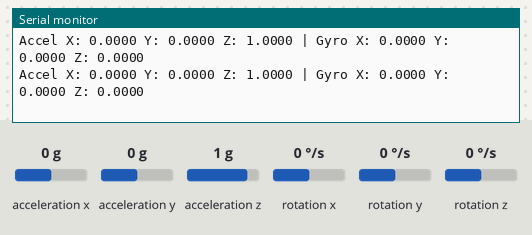
The sketch below on a simulated Arduino Uno, built with avr-gcc and run on an emulated ATmega328P. Shown: the last lines printed to the serial monitor. The test bench sets the inputs (shaded band); at power-on: acceleration x 0 g, acceleration y 0 g, acceleration z 1 g, rotation x 0 °/s, rotation y 0 °/s, rotation z 0 °/s.

Above: at 1.2 s.
1.3 s: acceleration x set to -1.4 g
At 1.59 s:
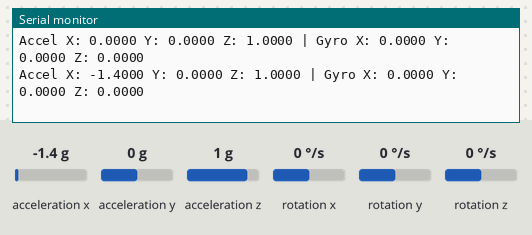
2.8 s: acceleration y set to -1.4 g
At 2.82 s:
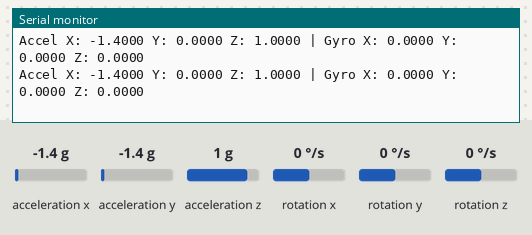
4.3 s: acceleration z set to -1.4 g
At 4.46 s:
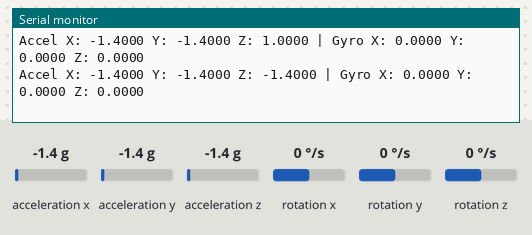
5.8 s: rotation x set to -192 °/s
At 5.9 s:
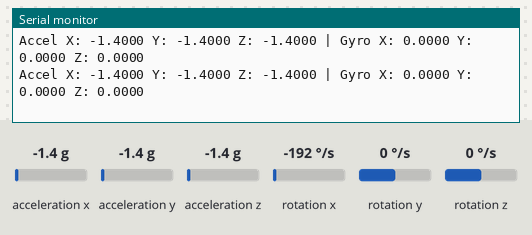
7.3 s: rotation y set to -192 °/s
At 7.34 s:
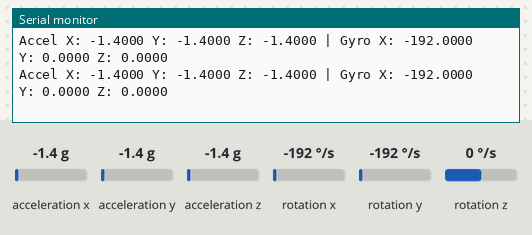

Measured:
- after the input at 1.3 s, the serial monitor: prints a new line after 0.14 s (image 1)
- after the input at 4.3 s, the serial monitor: prints a new line at once (image 3)

The sketch:

BalanceBot-CheckIMU.ino
```cpp
#include <LSM6DS3.h>
#include <Wire.h>

// Create an instance of the LSM6DS3 sensor
LSM6DS3 myIMU(I2C_MODE, 0x6A);    // I2C device address 0x6A

void setup() {
  Serial.begin(115200);
  while (!Serial); // Wait for Serial Monitor to open

  if (myIMU.begin() != 0) {
    Serial.println("IMU error! Check if you have the 'Sense' version.");
    while (1);
  } else {
    Serial.println("IMU initialized successfully!");
  }
}

void loop() {
  // Accelerometer data (G's)
  Serial.print("Accel X: "); Serial.print(myIMU.readFloatAccelX(), 4);
  Serial.print(" Y: "); Serial.print(myIMU.readFloatAccelY(), 4);
  Serial.print(" Z: "); Serial.print(myIMU.readFloatAccelZ(), 4);

  // Gyroscope data (Degrees per second)
  Serial.print(" | Gyro X: "); Serial.print(myIMU.readFloatGyroX(), 4);
  Serial.print(" Y: "); Serial.print(myIMU.readFloatGyroY(), 4);
  Serial.print(" Z: "); Serial.println(myIMU.readFloatGyroZ(), 4);

  delay(200);
}
```
